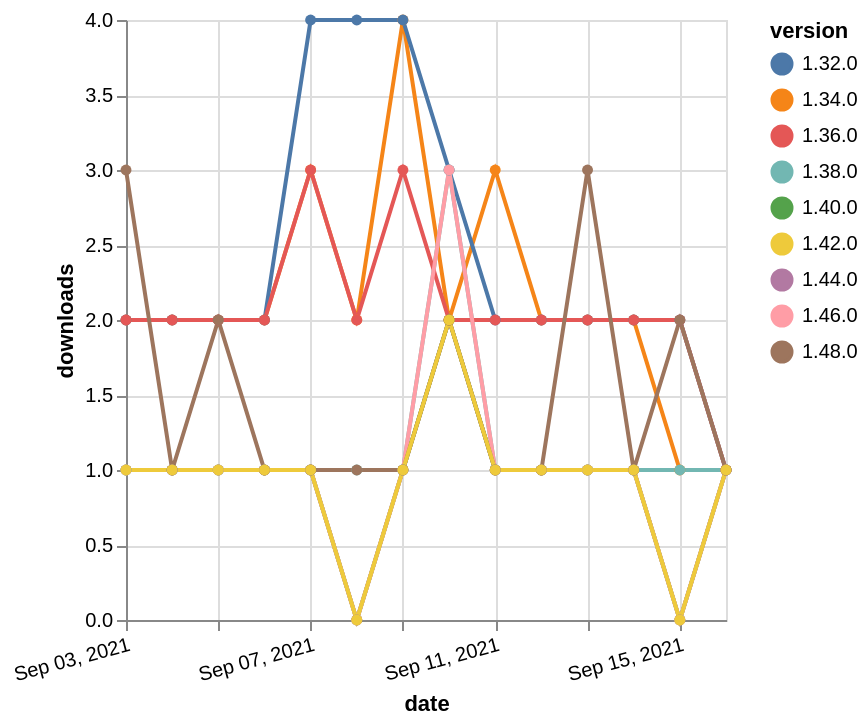

Vega-Lite specification stored for this chart:
### Vega-Lite specification from a JSON file in a GitHub repository (floating-point values rounded to 4 significant figures)
{"$schema": "https://vega.github.io/schema/vega-lite/v5.json", "description": "A simple bar chart with embedded data.", "data": {"values": [{"date": "2021-09-03", "total": 2533, "delta": 2, "version": "1.34.0"}, {"date": "2021-09-04", "total": 2535, "delta": 2, "version": "1.34.0"}, {"date": "2021-09-05", "total": 2537, "delta": 2, "version": "1.34.0"}, {"date": "2021-09-06", "total": 2539, "delta": 2, "version": "1.34.0"}, {"date": "2021-09-07", "total": 2542, "delta": 3, "version": "1.34.0"}, {"date": "2021-09-08", "total": 2544, "delta": 2, "version": "1.34.0"}, {"date": "2021-09-09", "total": 2548, "delta": 4, "version": "1.34.0"}, {"date": "2021-09-10", "total": 2550, "delta": 2, "version": "1.34.0"}, {"date": "2021-09-11", "total": 2553, "delta": 3, "version": "1.34.0"}, {"date": "2021-09-12", "total": 2555, "delta": 2, "version": "1.34.0"}, {"date": "2021-09-13", "total": 2557, "delta": 2, "version": "1.34.0"}, {"date": "2021-09-14", "total": 2559, "delta": 2, "version": "1.34.0"}, {"date": "2021-09-15", "total": 2560, "delta": 1, "version": "1.34.0"}, {"date": "2021-09-16", "total": 2561, "delta": 1, "version": "1.34.0"}, {"date": "2021-09-03", "total": 3002, "delta": 2, "version": "1.32.0"}, {"date": "2021-09-04", "total": 3004, "delta": 2, "version": "1.32.0"}, {"date": "2021-09-05", "total": 3006, "delta": 2, "version": "1.32.0"}, {"date": "2021-09-06", "total": 3008, "delta": 2, "version": "1.32.0"}, {"date": "2021-09-07", "total": 3012, "delta": 4, "version": "1.32.0"}, {"date": "2021-09-08", "total": 3016, "delta": 4, "version": "1.32.0"}, {"date": "2021-09-09", "total": 3020, "delta": 4, "version": "1.32.0"}, {"date": "2021-09-10", "total": 3023, "delta": 3, "version": "1.32.0"}, {"date": "2021-09-11", "total": 3025, "delta": 2, "version": "1.32.0"}, {"date": "2021-09-12", "total": 3027, "delta": 2, "version": "1.32.0"}, {"date": "2021-09-13", "total": 3029, "delta": 2, "version": "1.32.0"}, {"date": "2021-09-14", "total": 3031, "delta": 2, "version": "1.32.0"}, {"date": "2021-09-15", "total": 3033, "delta": 2, "version": "1.32.0"}, {"date": "2021-09-16", "total": 3034, "delta": 1, "version": "1.32.0"}, {"date": "2021-09-03", "total": 157, "delta": 1, "version": "1.44.0"}, {"date": "2021-09-04", "total": 158, "delta": 1, "version": "1.44.0"}, {"date": "2021-09-05", "total": 159, "delta": 1, "version": "1.44.0"}, {"date": "2021-09-06", "total": 160, "delta": 1, "version": "1.44.0"}, {"date": "2021-09-07", "total": 161, "delta": 1, "version": "1.44.0"}, {"date": "2021-09-08", "total": 161, "delta": 0, "version": "1.44.0"}, {"date": "2021-09-09", "total": 162, "delta": 1, "version": "1.44.0"}, {"date": "2021-09-10", "total": 164, "delta": 2, "version": "1.44.0"}, {"date": "2021-09-11", "total": 165, "delta": 1, "version": "1.44.0"}, {"date": "2021-09-12", "total": 166, "delta": 1, "version": "1.44.0"}, {"date": "2021-09-13", "total": 167, "delta": 1, "version": "1.44.0"}, {"date": "2021-09-14", "total": 168, "delta": 1, "version": "1.44.0"}, {"date": "2021-09-15", "total": 168, "delta": 0, "version": "1.44.0"}, {"date": "2021-09-16", "total": 169, "delta": 1, "version": "1.44.0"}, {"date": "2021-09-03", "total": 375, "delta": 1, "version": "1.38.0"}, {"date": "2021-09-04", "total": 376, "delta": 1, "version": "1.38.0"}, {"date": "2021-09-05", "total": 377, "delta": 1, "version": "1.38.0"}, {"date": "2021-09-06", "total": 378, "delta": 1, "version": "1.38.0"}, {"date": "2021-09-07", "total": 379, "delta": 1, "version": "1.38.0"}, {"date": "2021-09-08", "total": 380, "delta": 1, "version": "1.38.0"}, {"date": "2021-09-09", "total": 381, "delta": 1, "version": "1.38.0"}, {"date": "2021-09-10", "total": 384, "delta": 3, "version": "1.38.0"}, {"date": "2021-09-11", "total": 385, "delta": 1, "version": "1.38.0"}, {"date": "2021-09-12", "total": 386, "delta": 1, "version": "1.38.0"}, {"date": "2021-09-13", "total": 387, "delta": 1, "version": "1.38.0"}, {"date": "2021-09-14", "total": 388, "delta": 1, "version": "1.38.0"}, {"date": "2021-09-15", "total": 389, "delta": 1, "version": "1.38.0"}, {"date": "2021-09-16", "total": 390, "delta": 1, "version": "1.38.0"}, {"date": "2021-09-03", "total": 2268, "delta": 2, "version": "1.36.0"}, {"date": "2021-09-04", "total": 2270, "delta": 2, "version": "1.36.0"}, {"date": "2021-09-05", "total": 2272, "delta": 2, "version": "1.36.0"}, {"date": "2021-09-06", "total": 2274, "delta": 2, "version": "1.36.0"}, {"date": "2021-09-07", "total": 2277, "delta": 3, "version": "1.36.0"}, {"date": "2021-09-08", "total": 2279, "delta": 2, "version": "1.36.0"}, {"date": "2021-09-09", "total": 2282, "delta": 3, "version": "1.36.0"}, {"date": "2021-09-10", "total": 2284, "delta": 2, "version": "1.36.0"}, {"date": "2021-09-11", "total": 2286, "delta": 2, "version": "1.36.0"}, {"date": "2021-09-12", "total": 2288, "delta": 2, "version": "1.36.0"}, {"date": "2021-09-13", "total": 2290, "delta": 2, "version": "1.36.0"}, {"date": "2021-09-14", "total": 2292, "delta": 2, "version": "1.36.0"}, {"date": "2021-09-15", "total": 2294, "delta": 2, "version": "1.36.0"}, {"date": "2021-09-16", "total": 2295, "delta": 1, "version": "1.36.0"}, {"date": "2021-09-03", "total": 190, "delta": 1, "version": "1.40.0"}, {"date": "2021-09-04", "total": 191, "delta": 1, "version": "1.40.0"}, {"date": "2021-09-05", "total": 192, "delta": 1, "version": "1.40.0"}, {"date": "2021-09-06", "total": 193, "delta": 1, "version": "1.40.0"}, {"date": "2021-09-07", "total": 194, "delta": 1, "version": "1.40.0"}, {"date": "2021-09-08", "total": 194, "delta": 0, "version": "1.40.0"}, {"date": "2021-09-09", "total": 195, "delta": 1, "version": "1.40.0"}, {"date": "2021-09-10", "total": 197, "delta": 2, "version": "1.40.0"}, {"date": "2021-09-11", "total": 198, "delta": 1, "version": "1.40.0"}, {"date": "2021-09-12", "total": 199, "delta": 1, "version": "1.40.0"}, {"date": "2021-09-13", "total": 200, "delta": 1, "version": "1.40.0"}, {"date": "2021-09-14", "total": 201, "delta": 1, "version": "1.40.0"}, {"date": "2021-09-15", "total": 201, "delta": 0, "version": "1.40.0"}, {"date": "2021-09-16", "total": 202, "delta": 1, "version": "1.40.0"}, {"date": "2021-09-03", "total": 176, "delta": 1, "version": "1.46.0"}, {"date": "2021-09-04", "total": 177, "delta": 1, "version": "1.46.0"}, {"date": "2021-09-05", "total": 178, "delta": 1, "version": "1.46.0"}, {"date": "2021-09-06", "total": 179, "delta": 1, "version": "1.46.0"}, {"date": "2021-09-07", "total": 180, "delta": 1, "version": "1.46.0"}, {"date": "2021-09-08", "total": 180, "delta": 0, "version": "1.46.0"}, {"date": "2021-09-09", "total": 181, "delta": 1, "version": "1.46.0"}, {"date": "2021-09-10", "total": 184, "delta": 3, "version": "1.46.0"}, {"date": "2021-09-11", "total": 185, "delta": 1, "version": "1.46.0"}, {"date": "2021-09-12", "total": 186, "delta": 1, "version": "1.46.0"}, {"date": "2021-09-13", "total": 187, "delta": 1, "version": "1.46.0"}, {"date": "2021-09-14", "total": 188, "delta": 1, "version": "1.46.0"}, {"date": "2021-09-15", "total": 188, "delta": 0, "version": "1.46.0"}, {"date": "2021-09-16", "total": 189, "delta": 1, "version": "1.46.0"}, {"date": "2021-09-03", "total": 118, "delta": 3, "version": "1.48.0"}, {"date": "2021-09-04", "total": 119, "delta": 1, "version": "1.48.0"}, {"date": "2021-09-05", "total": 121, "delta": 2, "version": "1.48.0"}, {"date": "2021-09-06", "total": 122, "delta": 1, "version": "1.48.0"}, {"date": "2021-09-07", "total": 123, "delta": 1, "version": "1.48.0"}, {"date": "2021-09-08", "total": 124, "delta": 1, "version": "1.48.0"}, {"date": "2021-09-09", "total": 125, "delta": 1, "version": "1.48.0"}, {"date": "2021-09-10", "total": 127, "delta": 2, "version": "1.48.0"}, {"date": "2021-09-11", "total": 128, "delta": 1, "version": "1.48.0"}, {"date": "2021-09-12", "total": 129, "delta": 1, "version": "1.48.0"}, {"date": "2021-09-13", "total": 132, "delta": 3, "version": "1.48.0"}, {"date": "2021-09-14", "total": 133, "delta": 1, "version": "1.48.0"}, {"date": "2021-09-15", "total": 135, "delta": 2, "version": "1.48.0"}, {"date": "2021-09-16", "total": 136, "delta": 1, "version": "1.48.0"}, {"date": "2021-09-03", "total": 177, "delta": 1, "version": "1.42.0"}, {"date": "2021-09-04", "total": 178, "delta": 1, "version": "1.42.0"}, {"date": "2021-09-05", "total": 179, "delta": 1, "version": "1.42.0"}, {"date": "2021-09-06", "total": 180, "delta": 1, "version": "1.42.0"}, {"date": "2021-09-07", "total": 181, "delta": 1, "version": "1.42.0"}, {"date": "2021-09-08", "total": 181, "delta": 0, "version": "1.42.0"}, {"date": "2021-09-09", "total": 182, "delta": 1, "version": "1.42.0"}, {"date": "2021-09-10", "total": 184, "delta": 2, "version": "1.42.0"}, {"date": "2021-09-11", "total": 185, "delta": 1, "version": "1.42.0"}, {"date": "2021-09-12", "total": 186, "delta": 1, "version": "1.42.0"}, {"date": "2021-09-13", "total": 187, "delta": 1, "version": "1.42.0"}, {"date": "2021-09-14", "total": 188, "delta": 1, "version": "1.42.0"}, {"date": "2021-09-15", "total": 188, "delta": 0, "version": "1.42.0"}, {"date": "2021-09-16", "total": 189, "delta": 1, "version": "1.42.0"}]}, "width": "container", "mark": {"type": "line", "point": {"filled": true}}, "encoding": {"x": {"field": "date", "type": "temporal", "timeUnit": "yearmonthdate", "title": "date", "axis": {"labelAngle": -15}}, "y": {"field": "delta", "type": "quantitative", "title": "downloads"}, "color": {"field": "version", "type": "nominal"}, "tooltip": {"field": "delta"}}}
